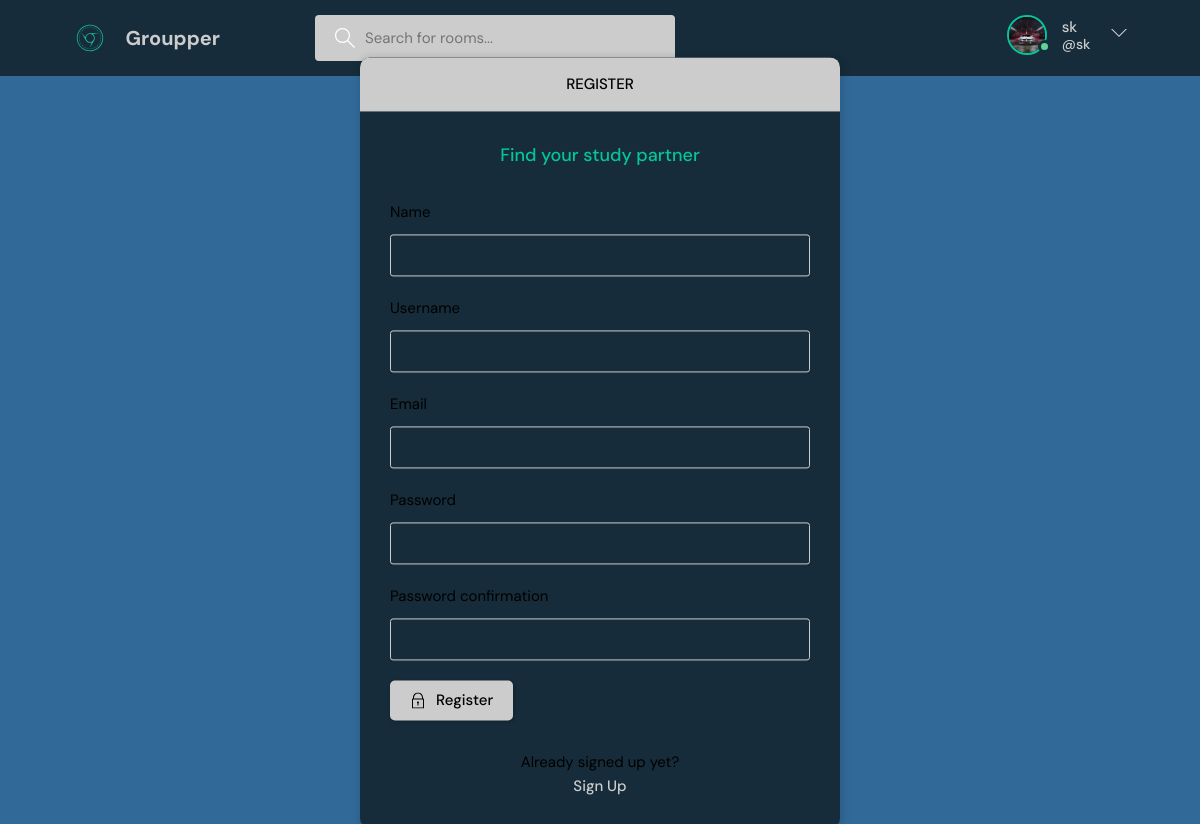
Page /register/ (signed in) on the committed database.
### base/models.py (models this page shows)
class User(AbstractUser):
   name = models.CharField(max_length=200, null=True)
   email = models.EmailField(unique=True, null=True)
   bio = models.TextField(null=True)
   avatar = models.ImageField(null=True, default="avatar.svg")
   USERNAME_FIELD = 'email'
   REQUIRED_FIELDS = []

### base/views.py (the view, shortened to what this page needs)
# urls.py: path('register/' , views.registerPage , name="register"),
def registerPage (request):
    form = MyUserCreationForm()
    return render (request , 'base/login_register.html' , {'form' : form })

### base/forms.py
class MyUserCreationForm(UserCreationForm):
    class Meta:
        model = User
        fields = ['name' , 'username' , 'email' , 'password1' , 'password2']

### base/templates/base/login_register.html (shortened to what this page needs)
{% extends 'main.html' %}
{% block content %}
    <main class="auth layout">
      {% if page  ==  'login' %}
      <div class="container">
        <div class="layout__box">
          <div class="layout__boxHeader">
            <div class="layout__boxTitle">
              <h3>Login</h3>
            </div>
          </div>
          <div class="layout__body">
            <h2 class="auth__tagline">Find your study partner</h2>
            <form class="form" method="POST" action="">
              {% csrf_token%}
              <div class="form__group form__group">
                <label for="room_name">Email</label>
                <input id="username" name="email" type="text" placeholder="e.g. dennis_ivy" />
              </div>
              <div class="form__group">
                <label for="password">Password</label>
                <input
                    id="password"
                  name="password"
                  type="password"
                  placeholder="&bull;&bull;&bull;&bull;&bull;&bull;&bull;&bull;"
                />
              </div>
              <button class="btn btn--main" type="submit">
                <svg
                  version="1.1"
                  xmlns="http://www.w3.org/2000/svg"
                  width="32"
                  height="32"
                  viewBox="0 0 32 32"
                >
                  <title>lock</title>
                  <path
                    d="M27 12h-1v-2c0-5.514-4.486-10-10-10s-10 4.486-10 10v2h-1c-0.553 0-1 0.447-1 1v18c0 0.553 0.447 1 1 1h22c0.553 0 1-0.447 1-1v-18c0-0.553-0.447-1-1-1zM8 10c0-4.411 3.589-8 8-8s8 3.589 8 8v2h-16v-2zM26 30h-20v-16h20v16z"
                  ></path>
                  <path
                    d="M15 21.694v4.306h2v-4.306c0.587-0.348 1-0.961 1-1.694 0-1.105-0.895-2-2-2s-2 0.895-2 2c0 0.732 0.413 1.345 1 1.694z"
                  ></path>
                </svg>
                Login
              </button>
            </form>
            <div class="auth__action">
              <p>Haven't signed up yet?</p>
              <a href="{% url 'register'%}" class="btn btn--link">Sign Up</a>
            </div>
          </div>
        </div>
      </div>
      {% else %}
      <div class="container">
        <div class="layout__box">
          <div class="layout__boxHeader">
            <div class="layout__boxTitle">
              <h3>Register</h3>
            </div>
          </div>
          <div class="layout__body">
            <h2 class="auth__tagline">Find your study partner</h2>
            <form class="form" method="POST" action="">
              {% for field in form %}
              <div class="form__group form__group">
                <label for="room_name">{{field.label}}</label>
                {{field}}
              </div>
              {% endfor%}
              <button class="btn btn--main" type="submit">
                Register
              </button>
            </form>
            <div class="auth__action">
              <p>Already signed up yet?</p>
              <a href="{% url 'login'%}" class="btn btn--link">Sign Up</a>
            </div>
          </div>
        </div>
      </div>
      {% endif %}
    </main>
{% endblock content %}

### templates/navbar.html (shortened to what this page needs)
{% load static  %}
   <header class="header header--loggedIn">
    <div class="container">
      <a href="{% url 'home' %}" class="header__logo">
        <img src="{% static 'images/logo3.svg' %}"/>
        <h1>Groupper</h1>
      </a>
      <form class="header__search" method="GET" action = "{% url 'home' %}" >
        <label>
          <input name="q" placeholder="Search for rooms..." />
        </label>
      </form>
      <nav class="header__menu">
        {% if request.user.is_authenticated %}
        <div class="header__user">
          <a href="{% url 'update-user'%}">
            <div class="avatar avatar--medium active">
              <img src="{{request.user.avatar.url}}" />
            </div>
            <p>{{request.user.username}}<span>@{{request.user.username}} </span></p>
          </a>
          <button class="dropdown-button">
            <svg version="1.1" xmlns="http://www.w3.org/2000/svg" width="32" height="32" viewBox="0 0 32 32">
              <title>chevron-down</title>
              <path d="M16 21l-13-13h-3l16 16 16-16h-3l-13 13z"></path>
            </svg>
          </button>
        </div>
        {% else %}
        <a href="{% url 'login' %}">
            <img src="{% static 'images/avatar.svg' %}" />
            <p>Login</p>
        </a>
        {% endif %}
      </nav>
    </div>
  </header>

### rows in the picture
User: user.avatar (picture), user.username "sk"

### other values in the picture
{{ field.label }} "Name" "Username" "Email" "Password" "Password confirmation"
